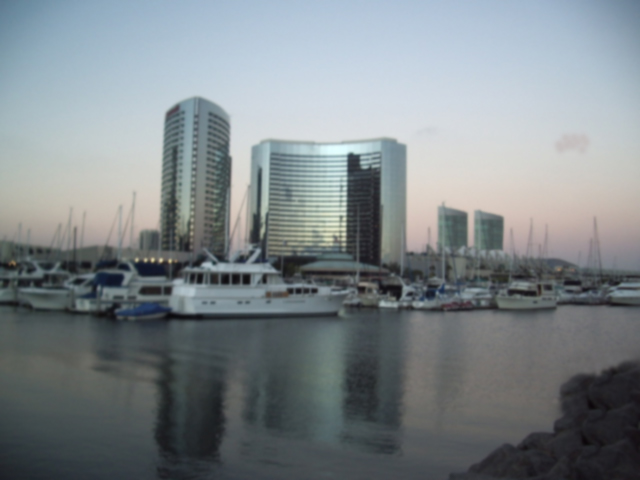
//> input picture src/07/hw/02/assets/issue_input1.jpg, 640 x 480 px
$ ./main   (built with g++ and OpenCV 4)
//> lines starting //> are read from the running program, lines starting //| are printed output that depends on the picture
#include <iostream>
#include <opencv2/opencv.hpp>
#include <vector>

#define FILE_NAME_INPUT_1 "./assets/issue_input1.jpg"
#define FILE_NAME_INPUT_2 "./assets/issue_input2.jpg"
#define THRESHOLD 30

uchar to_uchar(const int value)
{
  // ref: http://opencv.jp/opencv-2.2/cpp/saturation_arithmetics.html
  return cv::saturate_cast<uchar>(value);
}

int count_diff(const cv::Mat &img1, const cv::Mat &img2)
{
  int count = 0;
  for (int y = 0; y < img1.rows; ++y)
  {
    for (int x = 0; x < img1.cols; ++x)
    {
      auto a = static_cast<int>(img1.at<uchar>(y, x));
      auto b = static_cast<int>(img2.at<uchar>(y, x));

      if (std::abs(a - b) >= THRESHOLD)
      {
        count++;
      }
    }
  }
  return count;
}

cv::Size infer_opt_filter_size(const cv::Mat &img_input, const cv::Mat &img_processed)
{
  /*
    適用順:
      フィルターサイズ (`int`)
        -> フィルターサイズ (`cv::Size`)
        -> ぼかし適用の画像 (`cv::Mat`)
        -> 2 画像の差分カウント (`int`)

    +---+    +----------------+
    | 3 | -> | cv::Size(3, 3) | -> 差分カウント
    | 5 | -> | cv::Size(5, 5) | -> 差分カウント
    | 7 | -> | cv::Size(7, 7) | -> 差分カウント
    | 9 | -> | cv::Size(9, 9) | -> 差分カウント
    +---+    +----------------+

    もっとも差分が少ない差分カウントを持つフィルターサイズを選ぶ
   */

  auto filter_sizes = std::vector<int>{3, 5, 7, 9};
  std::vector<int> diff_counts;
  std::transform(filter_sizes.begin(), filter_sizes.end(), std::back_inserter(diff_counts), [&](const int &size) {
    cv::Mat blur_img;
    cv::GaussianBlur(img_input, blur_img, cv::Size(size, size), 0);
    auto diff_count = count_diff(blur_img, img_processed);
    std::cout << "フィルターサイズ: " << size << "x" << size << " | 差分カウント: " << diff_count << std::endl;

    return diff_count;
  });

  // ref: https://qiita.com/dsy_i07/items/9f8184bc46684d0eaca0#%E7%B5%90%E8%AB%96
  auto min_iter = std::min_element(diff_counts.begin(), diff_counts.end());
  int best_index = std::distance(diff_counts.begin(), min_iter);
  int best_size = filter_sizes[best_index];

  return cv::Size(best_size, best_size);
}

int main(int argc, char *argv[])
{
  auto img_processed = cv::imread(FILE_NAME_INPUT_1, cv::IMREAD_GRAYSCALE);
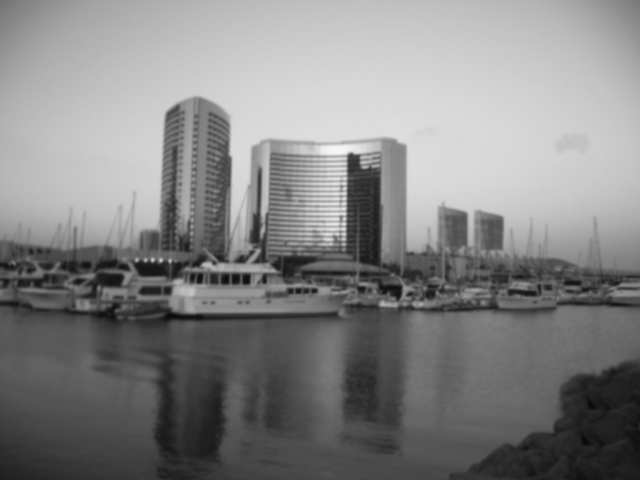
//> img_processed: 480 rows x 640 cols, CV_8UC1; min 8, max 247, mean 132.3
  auto img_input = cv::imread(FILE_NAME_INPUT_2, cv::IMREAD_GRAYSCALE);
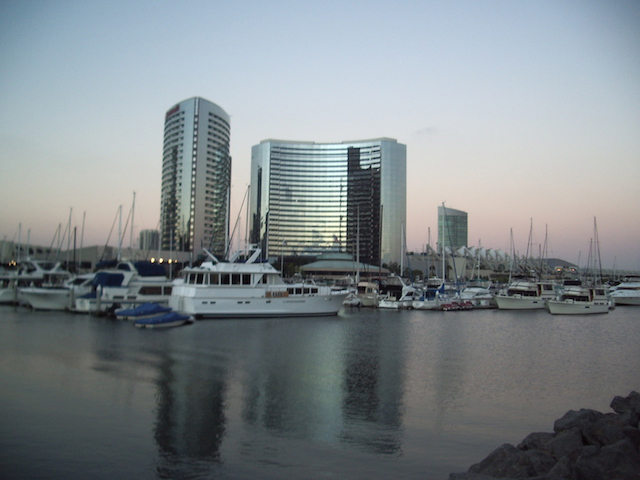
//> input picture src/07/hw/02/assets/issue_input2.jpg, 640 x 480 px
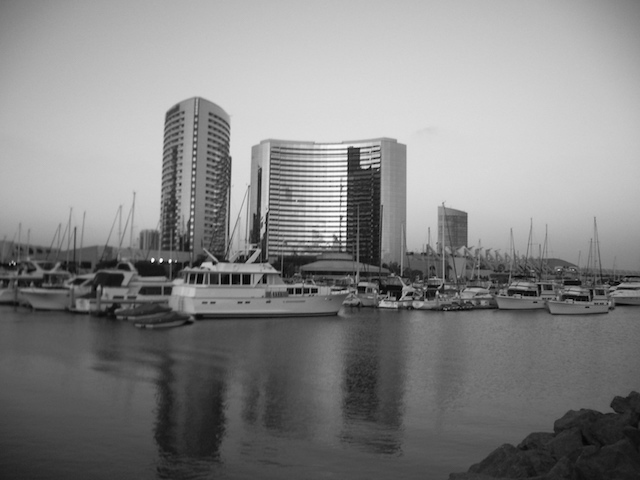
//> img_input: 480 rows x 640 cols, CV_8UC1; min 0, max 254, mean 133

  if (img_processed.empty() || img_input.empty())
  {
    fprintf(stderr, "画像読み込み失敗\n");
    return -1;
  }

  // 1. 最も差分の少ないフィルターサイズを推定
  auto filter_size = infer_opt_filter_size(img_input, img_processed);
//> after the loop in count_diff, `for (int y = 0; y < img1.rows; ++y)`: count = 5518
//> in infer_opt_filter_size, `std::transform(filter_sizes.begin(), filter_sizes.end(), std::back_ins..`: diff_counts = [5518, 5498, 5562, 5606]
//> in infer_opt_filter_size, `int best_index = std::distance(diff_counts.begin(), min_iter);`: best_index = 1
//> in infer_opt_filter_size, `int best_size = filter_sizes[best_index];`: best_size = 5
//> filter_size = Size(5, 5)

  // 2. 推定したフィルターサイズで画像をぼかす
  cv::Mat blur_img_input;
  cv::Mat blur_img_processed;
  cv::GaussianBlur(img_input, blur_img_input, filter_size, 0);
  cv::GaussianBlur(img_processed, blur_img_processed, filter_size, 0);

  auto output = cv::Mat(img_input.size(), CV_8UC3);

  for (int y = 0; y < img_input.rows; ++y)
  {
    for (int x = 0; x < img_input.cols; ++x)
    {
      auto a = static_cast<int>(blur_img_input.at<uchar>(y, x));
      auto b = static_cast<int>(blur_img_processed.at<uchar>(y, x));

      auto diff = std::abs(a - b);

      auto black = cv::Vec3b(0, 0, 0);
      auto red = cv::Vec3b(0, 0, 255);

      // 3. 差分が閾値以上なら赤, そうでなければ黒
      output.at<cv::Vec3b>(y, x) = (diff >= THRESHOLD) ? red : black;
    }
  }
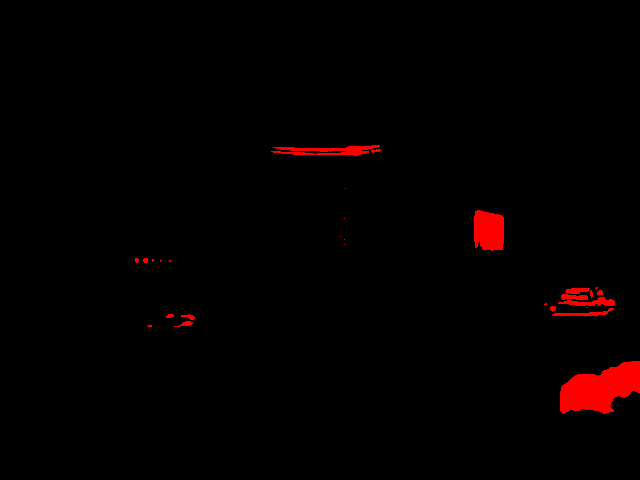
//> output: 480 rows x 640 cols, CV_8UC3; mean B, G, R 0, 0, 4.5

  cv::imshow("input", img_input);
  cv::imshow("processed", img_processed);
  cv::imshow("output", output);
  cv::waitKey();

  return 0;
}
